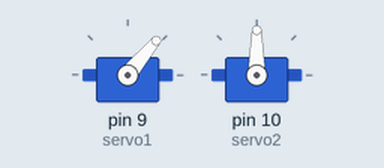
Simulated run of this sketch. Board: Arduino Uno, built with avr-gcc and run on an emulated ATmega328P. Shown: 2 × servo.

Above: at 0.05 s.
At 2.05 s:
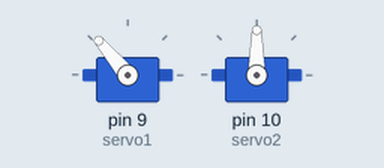
At 4.0 s:
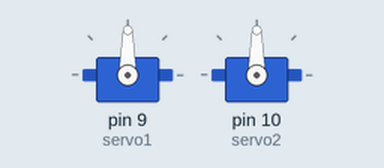
Timing chart, 0 to 5.2 s (numbered marks = the images above):
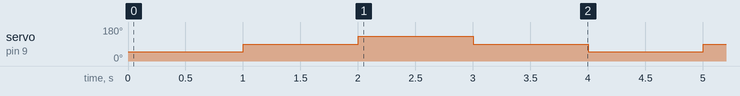

The sketch:

Servo.ino
```cpp
#include <AFMotor.h>
#include <Servo.h>

Servo servo1;
Servo servo2;
uint8_t i;
void setup() {
  servo1.attach(9);
  servo2.attach(10);

}

void loop() {
  servo1.write(50);     //Ángulos entre 50 y 130 para la dirección
  delay(1000);            // 50 para izquierda y 130 para derecha
  servo1.write(90);       // 90 ángulo central
  delay(1000);
  servo1.write(130);
  delay(1000);
  servo1.write(90);
  delay(1000);

/*  servo2.write(0);  // Ángulo máximo de 90 para el tilt
  delay(1000);
  servo2.write(45);
  delay(1000);
  servo2.write(90);
  delay(1000);
  servo2.write(45);
  delay(1000);  */
}
```

Measured:
- by itself, servo on pin 9 (servo1): repeats every 4.0 s: 130° 1.0 s, 90° 1.0 s, 50° 1.0 s, 90° 1.0 s
